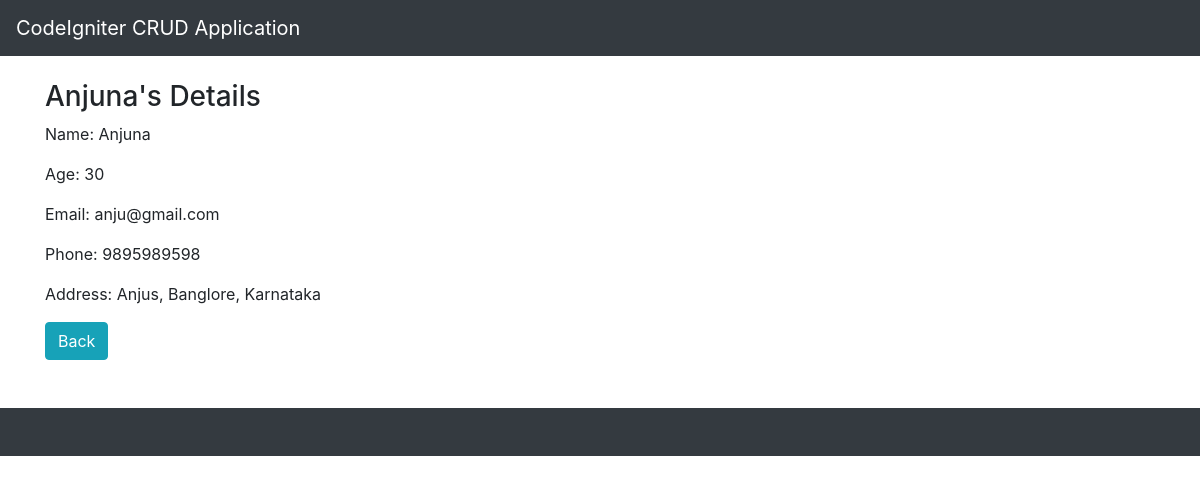
Page /index.php/welcome/view/3 on the committed database.
### tables this page shows
CREATE TABLE `users` (
  `id` int(100) NOT NULL,
  `name` varchar(50) NOT NULL,
  `age` varchar(20) NOT NULL,
  `email` varchar(50) NOT NULL,
  `phone` varchar(20) NOT NULL,
  `address` text NOT NULL
);

### application/controllers/Welcome.php (called while the page is built, shortened)
<?php
class Welcome extends CI_Controller {
	public function view($id)
	{
		$this->load->model('queries');
		$user = $this->queries->getSingleUser($id);
		$this->load->view('view',['user'=>$user]);
	}
}

### index.php (called while the page is built, shortened)
<?php
require_once BASEPATH.'core/CodeIgniter.php';

### application/models/queries.php (called while the page is built, shortened)
<?php
    class queries extends CI_Model{
        public function getSingleUser($id){
            $query = $this->db->get_where('users', array('id' => $id));
            if($query -> num_rows() > 0){
                return $query -> row();
            }
        }
    }
?>

### application/views/view.php (the view)
<?php include_once('header.php') ?>
    <div class="container">
        <h3><?php echo $user->name; ?>'s Details</h3>
        <p>Name: <?php echo $user->name; ?></p>
        <p>Age: <?php echo $user->age; ?></p>
        <p>Email: <?php echo $user->email; ?></p>
        <p>Phone: <?php echo $user->phone; ?></p>
        <p>Address: <?php echo $user->address; ?></p>
        <?php echo anchor('welcome', 'Back', ['class'=>'btn btn-info']);?>
    </div>
<?php include_once('footer.php') ?>

### rows in the picture
users: name "Anjuna", age "30", email "anju@gmail.com", phone "9895989598", address "Anjus, Banglore, Karnataka"

### other values in the picture
anchor('welcome', 'Back', ['class'=>'btn btn-info']) "Back"
